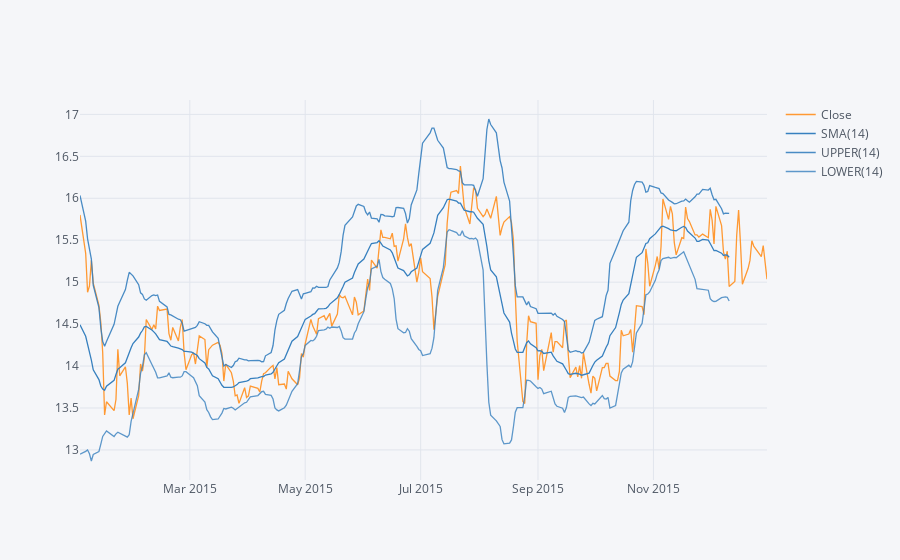

The notebook cell saved with this chart:
### Markdown cell above
### Bollinger Band Plot for Bank of America for the year 2015

### Code cell
BAC['Close'].loc['2015'].ta_plot(study='boll')

### Figure 1 — Plotly figure (JSON) as saved in the notebook; plotly's stock layout.template omitted (floating-point values rounded to 4 significant figures; data arrays with more than 128 entries replaced by an {"elided": "..."} marker saying what was removed)
{"data": [{"line": {"color": "rgba(255, 153, 51, 1.0)", "dash": "solid", "shape": "linear", "width": 1.3}, "mode": "lines", "name": "Close", "text": "", "type": "scatter", "x": {"elided": "252 str values"}, "y": {"elided": "252 float values"}}, {"line": {"color": "rgba(55, 128, 191, 1.0)", "dash": "solid", "shape": "linear", "width": 1.3}, "mode": "lines", "name": "SMA(14)", "text": "", "type": "scatter", "x": {"elided": "252 str values"}, "y": {"elided": "252 mixed values"}}, {"line": {"color": "rgba(55, 128, 191, 0.8999999999999999)", "dash": "solid", "shape": "linear", "width": 1.3}, "mode": "lines", "name": "UPPER(14)", "text": "", "type": "scatter", "x": {"elided": "252 str values"}, "y": {"elided": "252 mixed values"}}, {"line": {"color": "rgba(55, 128, 191, 0.7999999999999998)", "dash": "solid", "shape": "linear", "width": 1.3}, "mode": "lines", "name": "LOWER(14)", "text": "", "type": "scatter", "x": {"elided": "252 str values"}, "y": {"elided": "252 mixed values"}}], "layout": {"legend": {"bgcolor": "#F5F6F9", "font": {"color": "#4D5663"}}, "paper_bgcolor": "#F5F6F9", "plot_bgcolor": "#F5F6F9", "title": {"font": {"color": "#4D5663"}}, "xaxis": {"gridcolor": "#E1E5ED", "showgrid": true, "tickfont": {"color": "#4D5663"}, "title": {"font": {"color": "#4D5663"}, "text": ""}, "zerolinecolor": "#E1E5ED"}, "yaxis": {"gridcolor": "#E1E5ED", "showgrid": true, "tickfont": {"color": "#4D5663"}, "title": {"font": {"color": "#4D5663"}, "text": ""}, "zerolinecolor": "#E1E5ED"}}}
